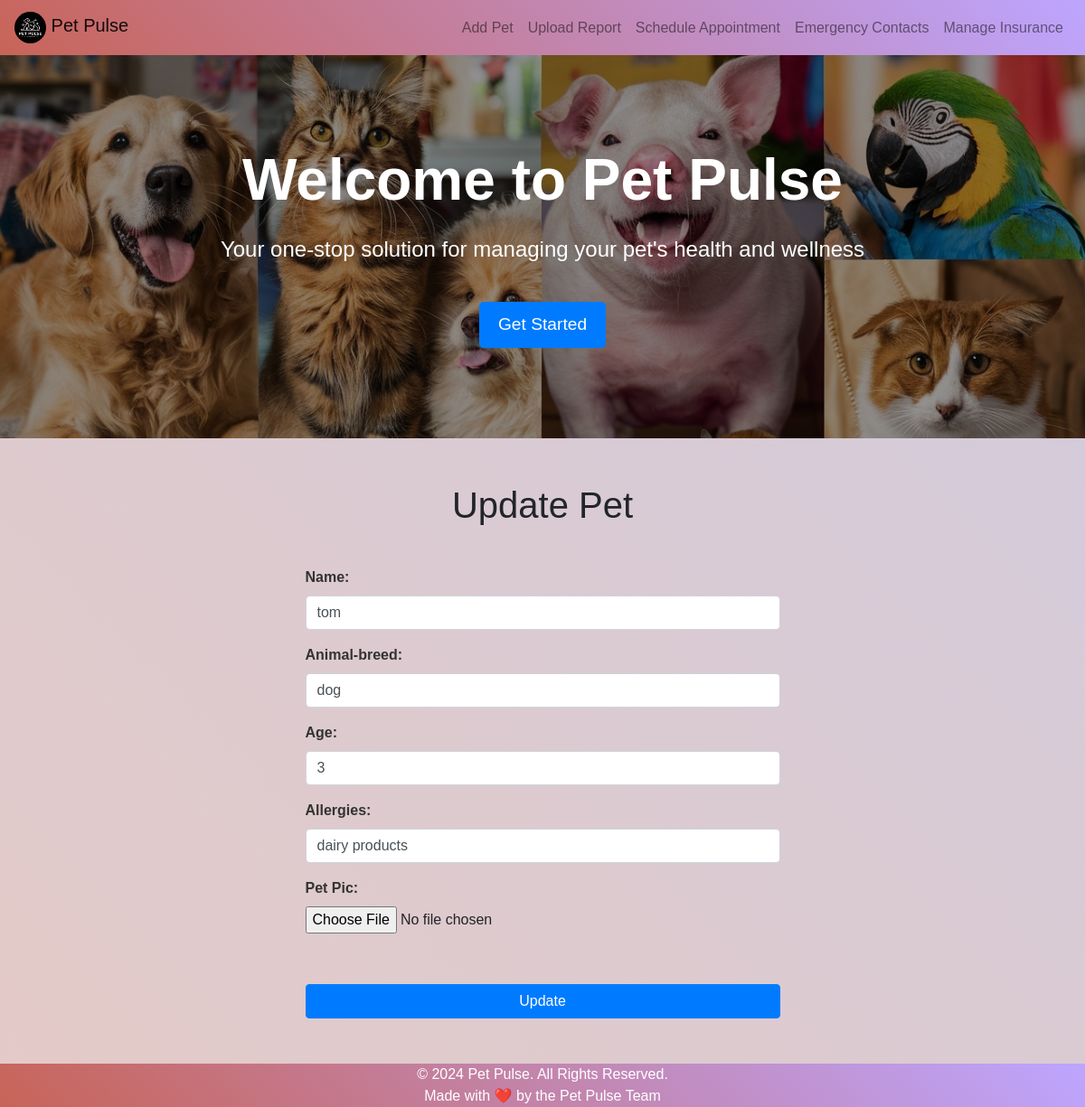
Page /update_pet/1 on the earlier database version.
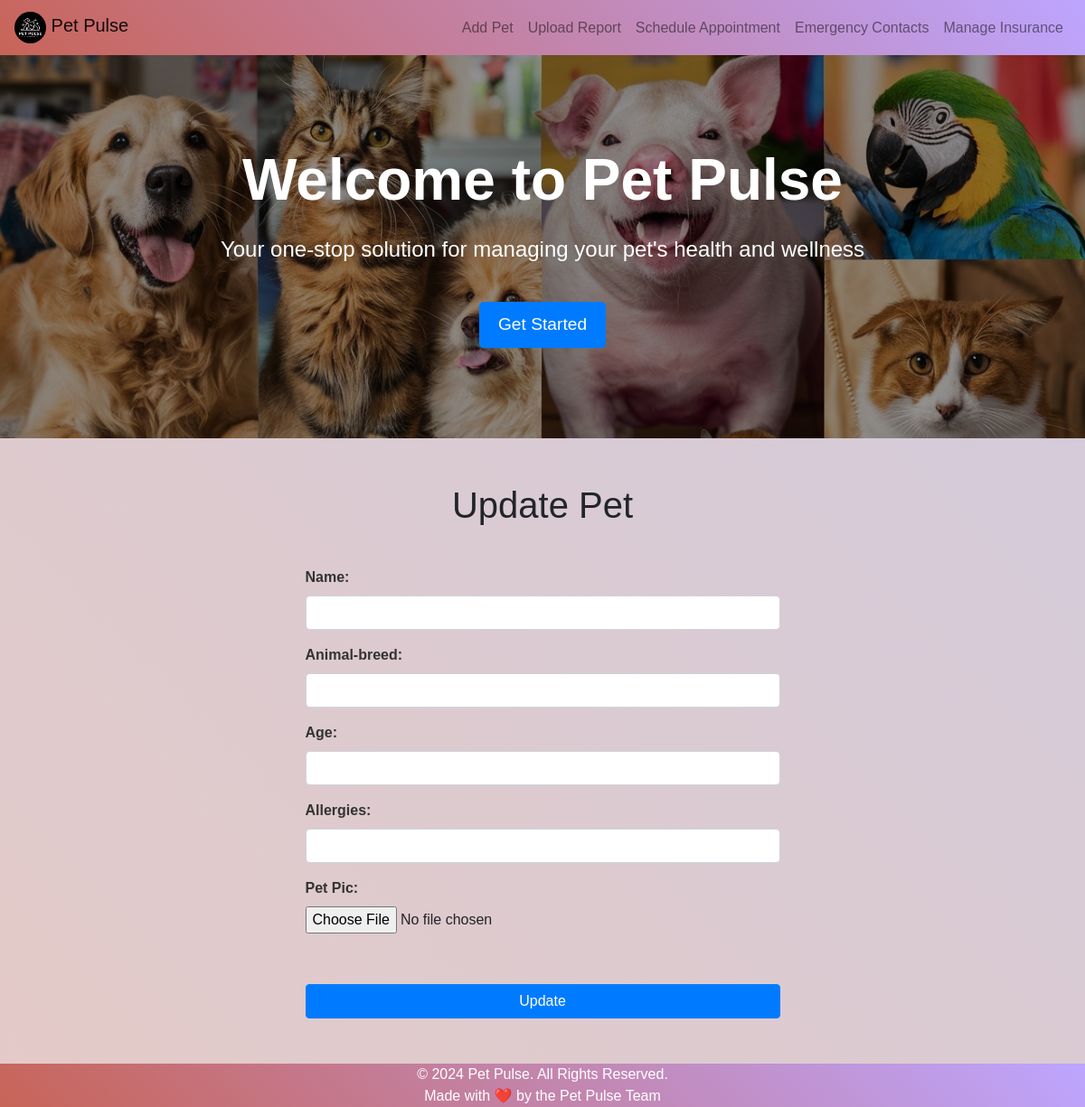
Same page on the later database version.
### tables this page shows
CREATE TABLE pets (
                    id INTEGER PRIMARY KEY AUTOINCREMENT,
                    name TEXT NOT NULL,
                    animal TEXT NOT NULL,
                    age TEXT,
                    allergies TEXT,
                    file TEXT NOT NULL
                );

### routes.py (the view, shortened to what this page needs)
@main_blueprint.route('/update_pet/<int:pet_id>', methods=['GET', 'POST'])
def update_pet(pet_id):
    conn = get_db_connection()
    pet = conn.execute('SELECT * FROM pets WHERE id = ?', (pet_id,)).fetchone()
    conn.close()
    return render_template('update_pet.html', pet=pet)

### models.py (called while the page is built)
def get_db_connection():
    conn = sqlite3.connect('petpulse.db')
    conn.row_factory = sqlite3.Row
    return conn

### templates/update_pet.html (shortened to what this page needs)
{% extends 'base.html' %}
{% block content %}
<div class="container mt-4">
    <center><h1 class="mb-4">Update  Pet</h1></center>
    <div class="row justify-content-center">
        <div class="col-md-6">
            <form method="post" enctype="multipart/form-data">
                <div class="form-group">
                    <label for="name">Name:</label>
                    <input type="text" class="form-control" id="name" name="name" value="{{ pet['name'] }}" required>
                </div>
                <div class="form-group">
                    <label for="animal">Animal-breed:</label>
                    <input type="text"   class="form-control" id="animal" name="animal" value="{{ pet['animal'] }}" required>
                </div>
                <div class="form-group">
                    <label for="age">Age:</label>
                    <input type="text"   class="form-control" id="age" name="age" value="{{ pet['age'] }}" required>
                </div>
                <div class="form-group">
                    <label for="allergies"> Allergies:</label>
                    <input type="text"   class="form-control" id="allergies" name="allergies" value="{{ pet['allergies'] }}" required>
                </div>
                <div class="form-group">
                    <label for="file">Pet Pic: </label>
                    <input type="file" class="form-control-file" id="file" name="file" required>
                </div>
                <br>
                <button type="submit" class="btn btn-primary btn-block mt-3" >Update</button>
            </form>
        </div>
    </div>
</div>
{% endblock %}

Differences in the rows shown:
removed pets: name "tom", animal "dog", age "3", allergies "dairy products"
